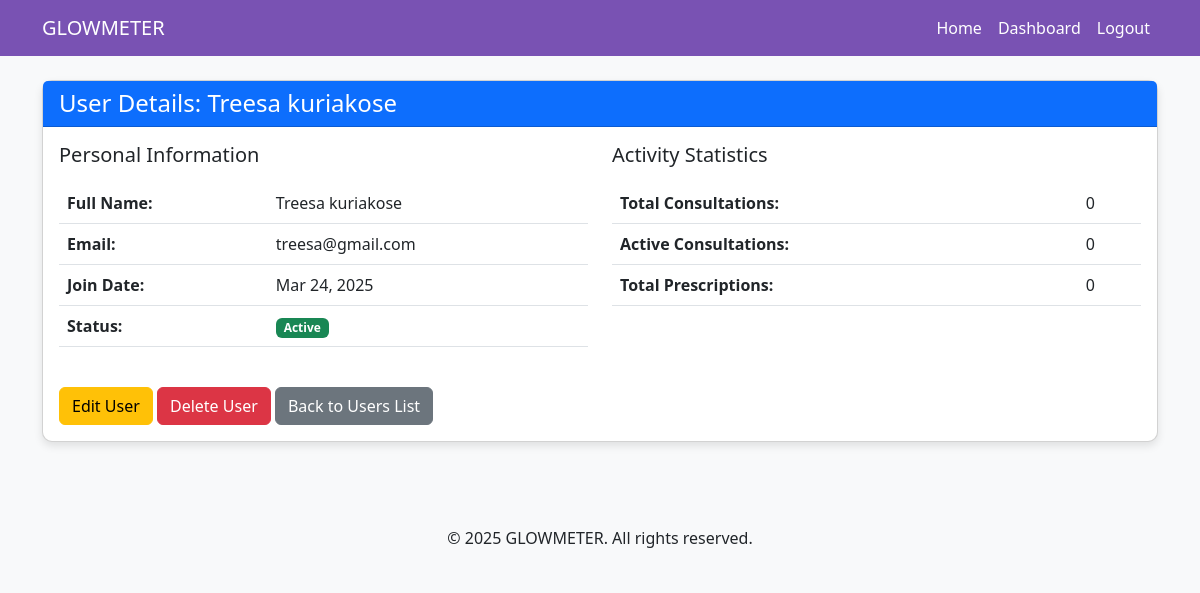
The app's page /view-user/2/ (signed in) with its own data.
### glowmeter_app/models.py (models this page shows, shortened)
class User(AbstractBaseUser, PermissionsMixin):
    username = None
    email = models.EmailField(unique=True)
    first_name = models.CharField(max_length=30, blank=True)
    last_name = models.CharField(max_length=30, blank=True)
    profile_picture = models.ImageField(upload_to='admins/', null=True, blank=True)
    is_active = models.BooleanField(default=True)
    is_staff = models.BooleanField(default=False)
    is_doctor = models.BooleanField(default=False)
    is_admin = models.BooleanField(default=False)
    date_joined = models.DateTimeField(auto_now_add=True)
    USERNAME_FIELD = 'email'
    REQUIRED_FIELDS = []
    objects = UserManager()

### glowmeter_app/views.py (the view)
# urls.py: path('view-user/<int:user_id>/', views.view_user, name='view_user'),
@login_required
@user_passes_test(lambda u: u.is_superuser)
def view_user(request, user_id):
    user = get_object_or_404(User, id=user_id)
    consultations_count = Consultation.objects.filter(user=user).count()
    active_consultations = Consultation.objects.filter(user=user, is_active=True).count()
    prescriptions_count = Prescription.objects.filter(patient=user).count()
    context = {
        'viewed_user': user,
        'consultations_count': consultations_count,
        'active_consultations': active_consultations,
        'prescriptions_count': prescriptions_count,
    }
    return render(request, 'view_user.html', context)

### templates/view_user.html (shortened to what this page needs)
{% extends 'base.html' %}
{% block content %}
<div class="container mt-4">
    <div class="row">
        <div class="col-12">
            <div class="card">
                <div class="card-header bg-primary text-white">
                    <h4 class="mb-0">User Details: {{ viewed_user.first_name }} {{ viewed_user.last_name }}</h4>
                </div>
                <div class="card-body">
                    <div class="row">
                        <div class="col-md-6">
                            <h5 class="mb-3">Personal Information</h5>
                            <table class="table">
                                <tr>
                                    <th>Full Name:</th>
                                    <td>{{ viewed_user.first_name }} {{ viewed_user.last_name }}</td>
                                </tr>
                                <tr>
                                    <th>Email:</th>
                                    <td>{{ viewed_user.email }}</td>
                                </tr>
                                <tr>
                                    <th>Join Date:</th>
                                    <td>{{ viewed_user.date_joined|date:"M d, Y" }}</td>
                                </tr>
                                <tr>
                                    <th>Status:</th>
                                    <td>
                                        {% if viewed_user.is_active %}
                                            <span class="badge bg-success">Active</span>
                                        {% else %}
                                            <span class="badge bg-danger">Inactive</span>
                                        {% endif %}
                                    </td>
                                </tr>
                            </table>
                        </div>
                        <div class="col-md-6">
                            <h5 class="mb-3">Activity Statistics</h5>
                            <table class="table">
                                <tr>
                                    <th>Total Consultations:</th>
                                    <td>{{ consultations_count }}</td>
                                </tr>
                                <tr>
                                    <th>Active Consultations:</th>
                                    <td>{{ active_consultations }}</td>
                                </tr>
                                <tr>
                                    <th>Total Prescriptions:</th>
                                    <td>{{ prescriptions_count }}</td>
                                </tr>
                            </table>
                        </div>
                    </div>
                    <div class="mt-4">
                        <a href="{% url 'edit_user' viewed_user.id %}" class="btn btn-warning">Edit User</a>
                        <a href="{% url 'delete_user' viewed_user.id %}" class="btn btn-danger">Delete User</a>
                        <a href="{% url 'manage_users' %}" class="btn btn-secondary">Back to Users List</a>
                    </div>
                </div>
            </div>
        </div>
    </div>
</div>
{% endblock %}

### templates/base.html (style rules this page uses)
body { font-family: 'Segoe UI', Tahoma, Geneva, Verdana, sans-serif; background-color: #f8f9fa; }
.card { border-radius: 10px; box-shadow: 0 4px 8px rgba(0,0,0,0.1); margin-bottom: 20px; }

### records on screen
User: first_name "Treesa", last_name "kuriakose", email "treesa@gmail.com", date_joined "Mar 24, 2025"

### other values on screen
{{ consultations_count }} "0"
{{ active_consultations }} "0"
{{ prescriptions_count }} "0"
